Frame 1 (no input): blank canvas, image omitted
Frame 60 (no input): blank canvas, image omitted
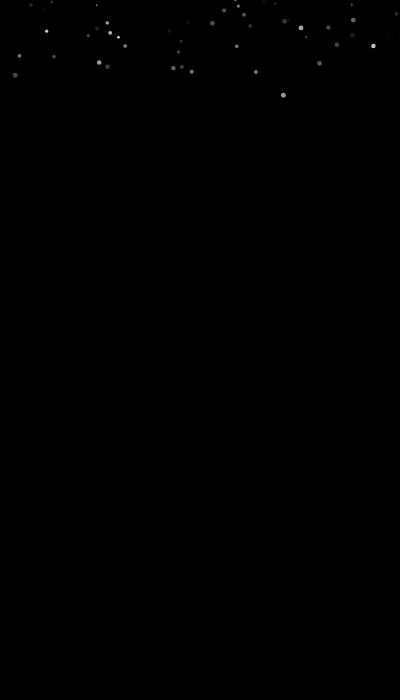
Frame 120 (the mouse pressed at the canvas centre since frame 60)

The p5.js sketch whose frames 1 and 60 were blank and that drew this single picture after the mouse press (run headless with seeded random() and noise() and a simulated clock; from frame 60 on, the mouse is pressed at the canvas centre):

// p5.js sketch
// ── sketch.js
let objs = []
function setup() {
	createCanvas(400, 700)

  for (let i = 0; i < 1000; i++){
		objs.push(new Obj(random(width), random(-10, -1000), random(1, 5)))
	}
	
}

function draw() {
	background(0)
	
	for (let o of objs){
		const gravity = createVector(0, 0.003)
		o.update()
		o.applyForce(gravity)
		o.checkEdge()
		o.render()
	}
	
}
// ── obj.js
class Obj{
	constructor(x, y, r){
		this.x = x
		this.y = y
		this.r = r
		this.ugao = 0
		this.pos = createVector(this.x, this.y)
		this.vel = createVector(0, 0)
		this.acc = createVector(0, 0)
		this.speed = random(0.01, 0.1)
		this.alfa = random(255)
	}
	
	render(){
		stroke(255, this.alfa)
		strokeWeight(this.r)
		point(this.pos.x + sin(this.ugao) * 12, this.pos.y)
	}
	
	update(){
		this.pos.add(this.vel)
		this.vel.add(this.acc)
		this.vel.limit(this.r)
		this.acc.mult(0)
		this.ugao += this.speed
		this.alfa -= 1
		
		if (this.alfa < 0){
			this.alfa =random(255)
		}
	}
	
	applyForce(force){
		let f = force.copy()
		f.mult(this.r)
		this.acc.add(f)
	}
	
	checkEdge(){
		if (this.pos.y > height + this.r){
			this.pos.y = random(-20, -10)
		}
	}
}
